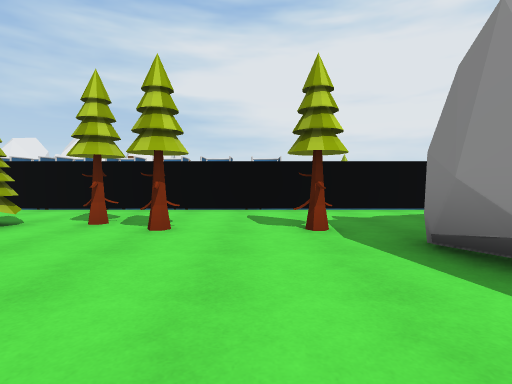
View 1 (above)

21 first-person views from a walk through a Unity game level. The camera is 1.2 m above the floor, tilts 2° down and sees 80° across. The floor is counted in squares, 2 m on a side. Each view is taken from the middle of a square. On the plan, view 1 faces up. The plan holds only what a view shows up to about 9 squares ahead; the rest is blank. The place goes on beyond the plan. The player is left out. Some surface patterns are stand-ins.

View 2
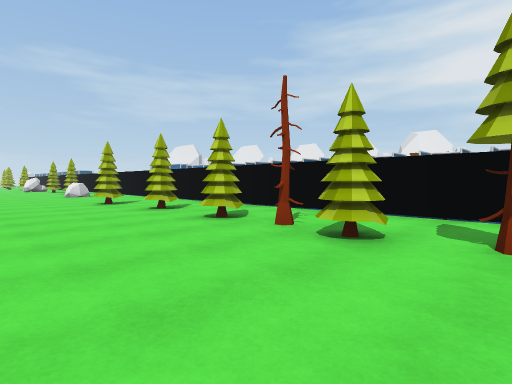

View 3
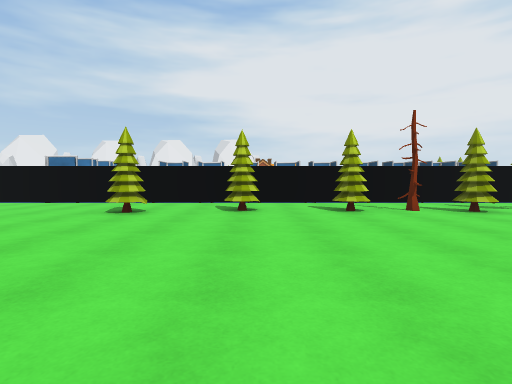

View 4
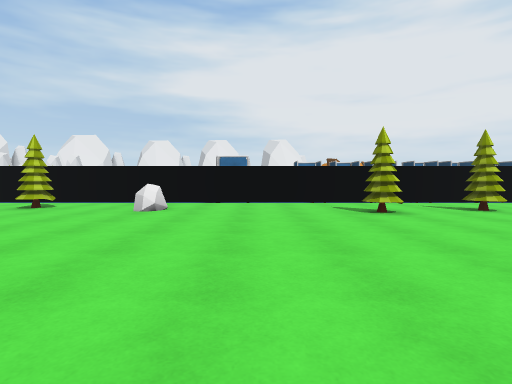

View 5
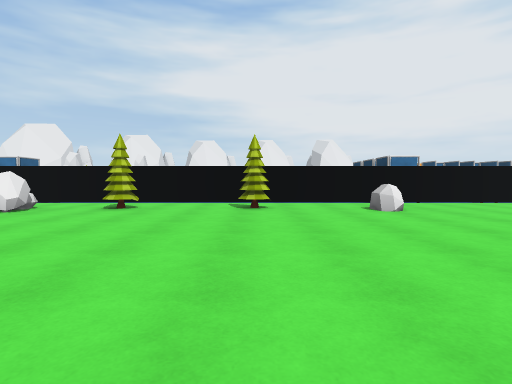

View 6
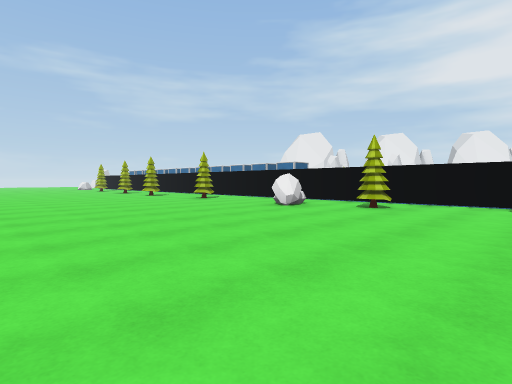

View 7
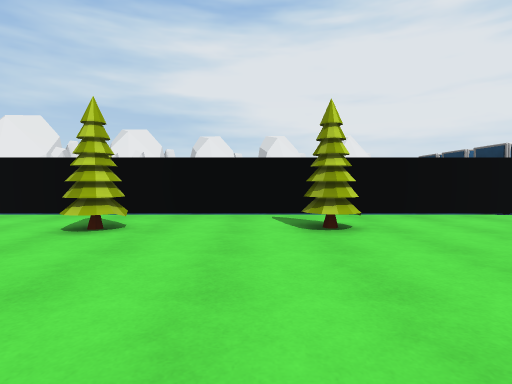

View 8
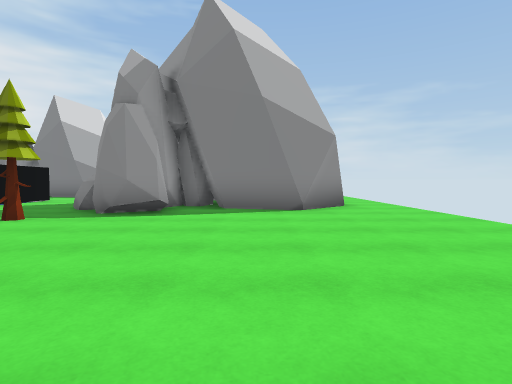

View 9
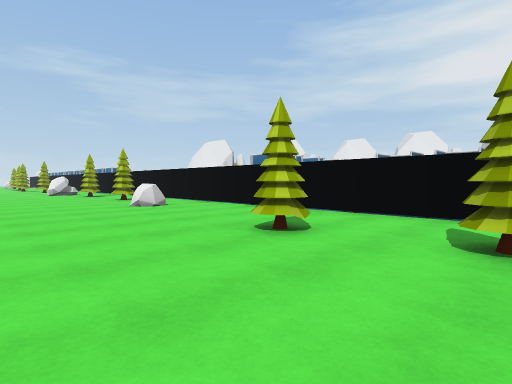

View 10
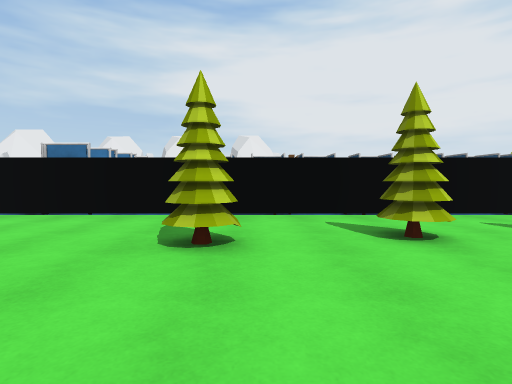

View 11
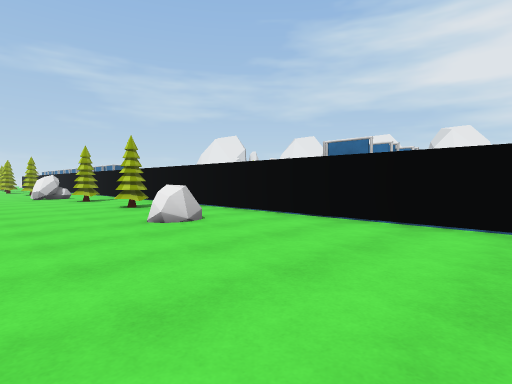

View 12
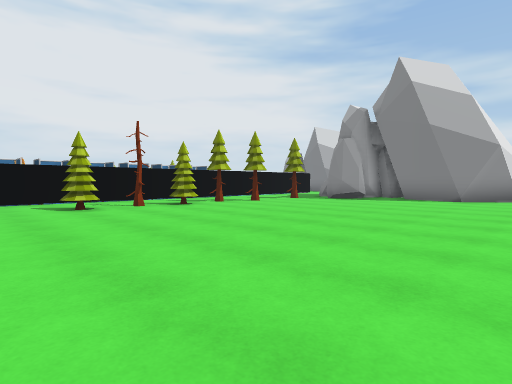

View 13
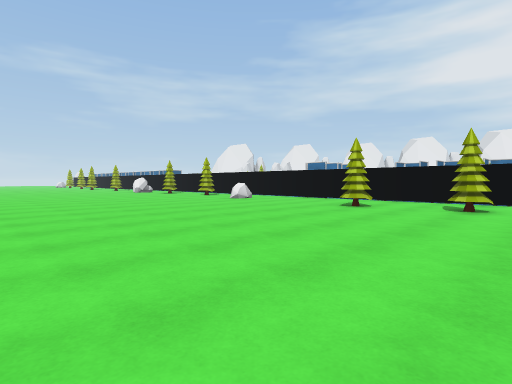

View 14
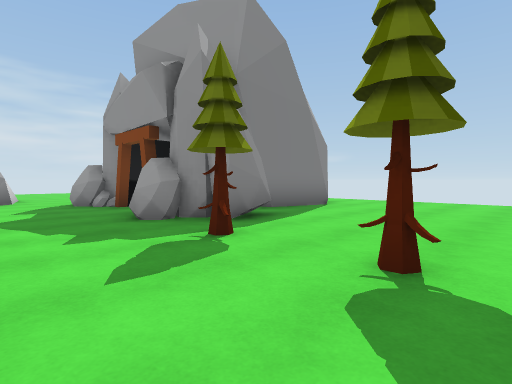

View 15
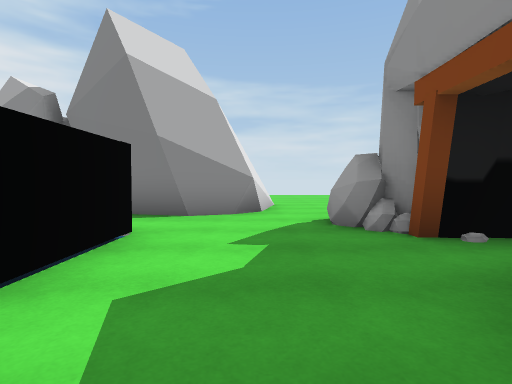

View 16
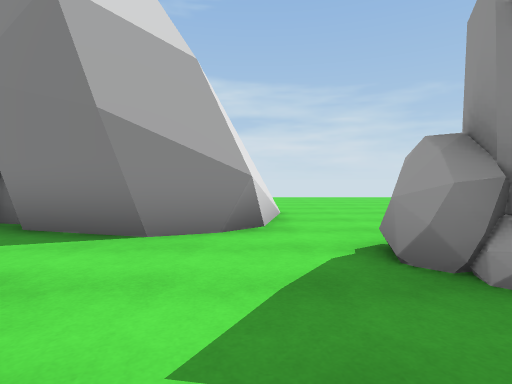

View 17
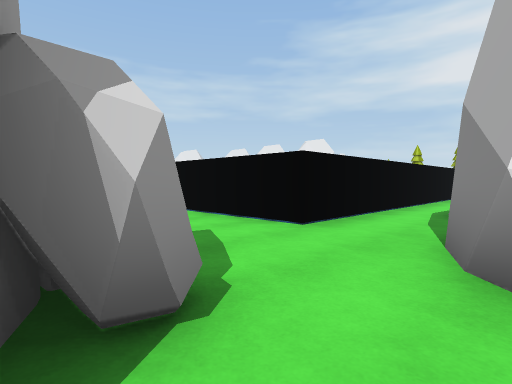

View 18
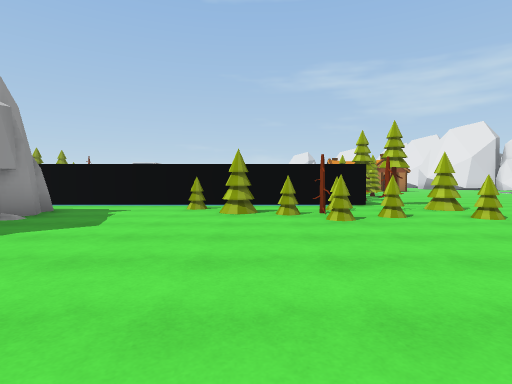

View 19
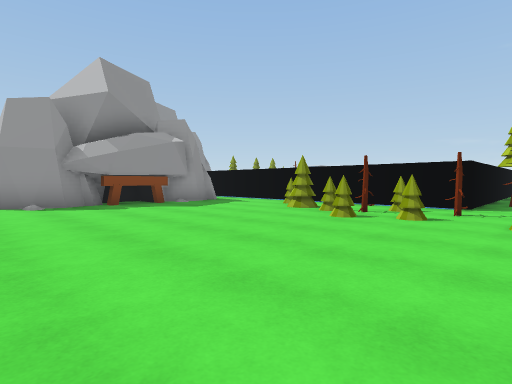

View 20
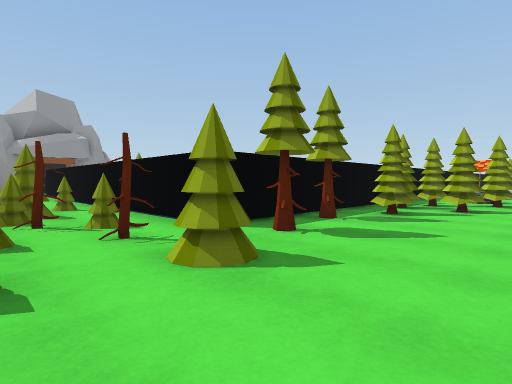

View 21
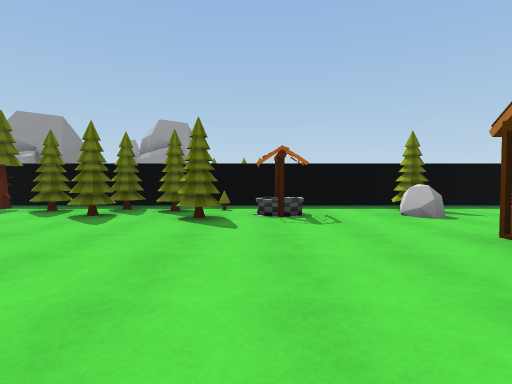

### Floor plan
Key: @ floor where view 1 was taken; # wall or solid block; . floor; = window, fence, low wall or low ledge; ≈ water the walk keeps out of; T tree; R rock; W well; O other object.
Columns run from 24 left of view 1 to 13 right of it. Each row starts with its distance up from view 1.
 24                       .
 23                      ...
 22                     .....
 21                    #......
 20                    ..............
 19                   .R..WT.T.......
 18                  ..T.WWOTTT..TT.T.....
 17                  ........T##T..T......
 16                 #########≈≈≈##.TT.....
 15                              #.TT.....
 14                              #.T......
 13                              ≈T.......
 12                              #.......
 11                              #.......
 10           O  OO OOO OO       #.######
  9           OO OOO    OOO      #. #####
  8            O                 #..#
  7  #########O##  #OOOOOOOOO#####..#
  6  ...............................#
  5  R.T..T.........................###
  4 .R.......R...T..T.TTT.TT.T....=.......
  3 ..........................######......
  2 ..........................####    ....
  1 ...........................##
  0 ........................@..#
 -1 ...........................##
 -2  ...........................#
 -3             .......... ......

Positions as (right, up) in squares from view 1, and headings:
1: (0, 0), facing up
2: (-2, 1), facing up-left
3: (-8, -2), facing up
4: (-13, -2), facing up
5: (-18, -2), facing up
6: (-18, -2), facing up-left
7: (-19, 1), facing up
8: (-4, 0), facing right
9: (-8, 1), facing up-left
10: (-10, 1), facing up
11: (-11, 2), facing up-left
12: (-8, -3), facing up-right
13: (-7, -3), facing up-left
14: (-2, 6), facing down-right
15: (2, 5), facing right
16: (4, 5), facing right
17: (8, 3), facing up-left
18: (13, 14), facing left
19: (13, 18), facing down-left
20: (8, 20), facing down-left
21: (-2, 24), facing down
